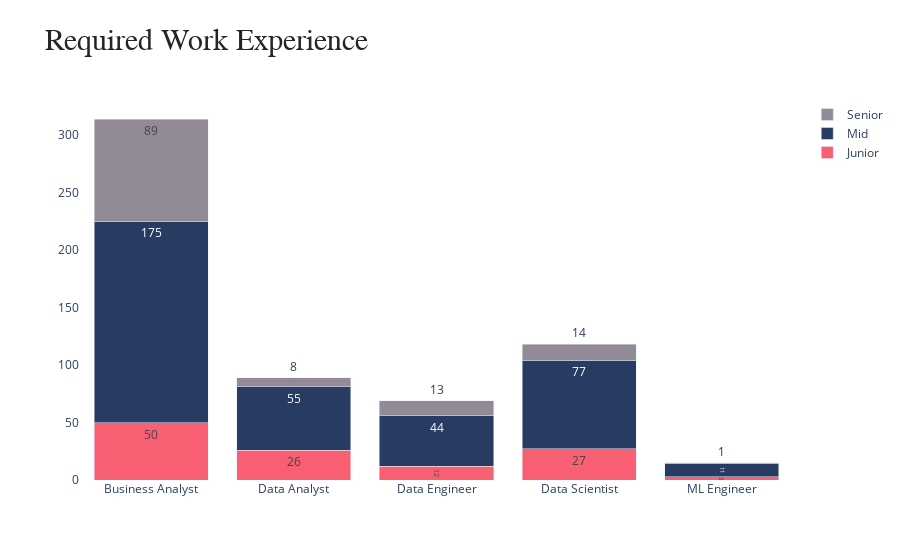

The cell this chart's notebook holds for it:
### Code cell
import plotly.graph_objects as go

colors = ['lightslategray',] * 3
x = list_of_title
fig = go.Figure(go.Bar(x=x, y=junior_list, name='Junior',
                       text=junior_list, textposition='auto',
                      marker_color='#f85f73'))
fig.add_trace(go.Bar(x=x, y=mid_list, name='Mid',
                     text=mid_list, textposition='auto',
                      marker_color='#283c63'))
fig.add_trace(go.Bar(x=x, y=senior_list, name='Senior',
                     text=senior_list, textposition='auto',
                      marker_color='#928a97'))

fig.update_layout(barmode='stack',
                  xaxis={'categoryorder': 'array',
                         'categoryarray': list_of_title},
                  plot_bgcolor='white',
                  title={'text': 'Required Work Experience',
                         'font': dict(family='Arial',
                                      size=30,
                                      color='rgb(37,37,37)'), })
fig.show()

### Figure 1 — Plotly figure (JSON) as saved in the notebook; plotly's stock layout.template omitted (floating-point values rounded to 4 significant figures)
{"data": [{"marker": {"color": "#f85f73"}, "name": "Junior", "text": ["50", "26", "12", "27", "3"], "textposition": "auto", "type": "bar", "x": ["Business Analyst", "Data Analyst", "Data Engineer", "Data Scientist", "ML Engineer"], "y": [50, 26, 12, 27, 3]}, {"marker": {"color": "#283c63"}, "name": "Mid", "text": ["175", "55", "44", "77", "11"], "textposition": "auto", "type": "bar", "x": ["Business Analyst", "Data Analyst", "Data Engineer", "Data Scientist", "ML Engineer"], "y": [175, 55, 44, 77, 11]}, {"marker": {"color": "#928a97"}, "name": "Senior", "text": ["89", "8", "13", "14", "1"], "textposition": "auto", "type": "bar", "x": ["Business Analyst", "Data Analyst", "Data Engineer", "Data Scientist", "ML Engineer"], "y": [89, 8, 13, 14, 1]}], "layout": {"barmode": "stack", "plot_bgcolor": "white", "title": {"font": {"color": "rgb(37,37,37)", "family": "Arial", "size": 30}, "text": "Required Work Experience"}, "xaxis": {"categoryarray": ["Business Analyst", "Data Analyst", "Data Engineer", "Data Scientist", "ML Engineer"], "categoryorder": "array"}}}
